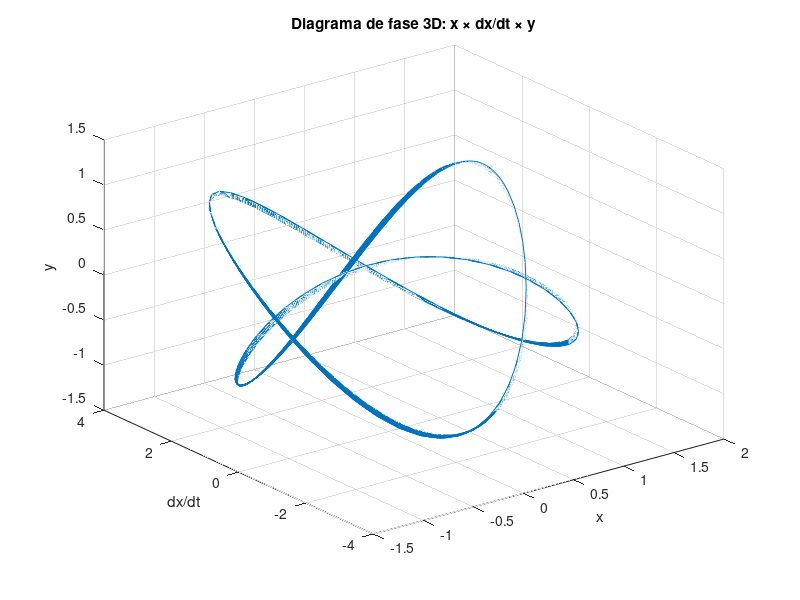

The MATLAB source for this figure:
function simulaSistema4a
    % Parâmetro
    c = 9;

    % Intervalo de simulação
    T = 200;

    % Condições iniciais: [x(0), x'(0), y(0), y'(0)]
    x0 = [1; 1; 1; 1];

    % Simulação com ode45
    [t, x] = ode45(@(t,x) sistema4(t, x, c), [0 T], x0);

    % x = x(:,1), dx/dt = x(:,2), y = x(:,3)
    figure
    plot3(x(:,1), x(:,2), x(:,3))
    xlabel('x')
    ylabel('dx/dt')
    zlabel('y')
    title('Diagrama de fase 3D: x × dx/dt × y')
    grid on
end

function dx = sistema4(t, x, c)
    dx = zeros(4,1);
    dx(1) = x(2);
    dx(2) = -4*x(1) + x(3);
    dx(3) = x(4);
    dx(4) = -c*x(3);
end
